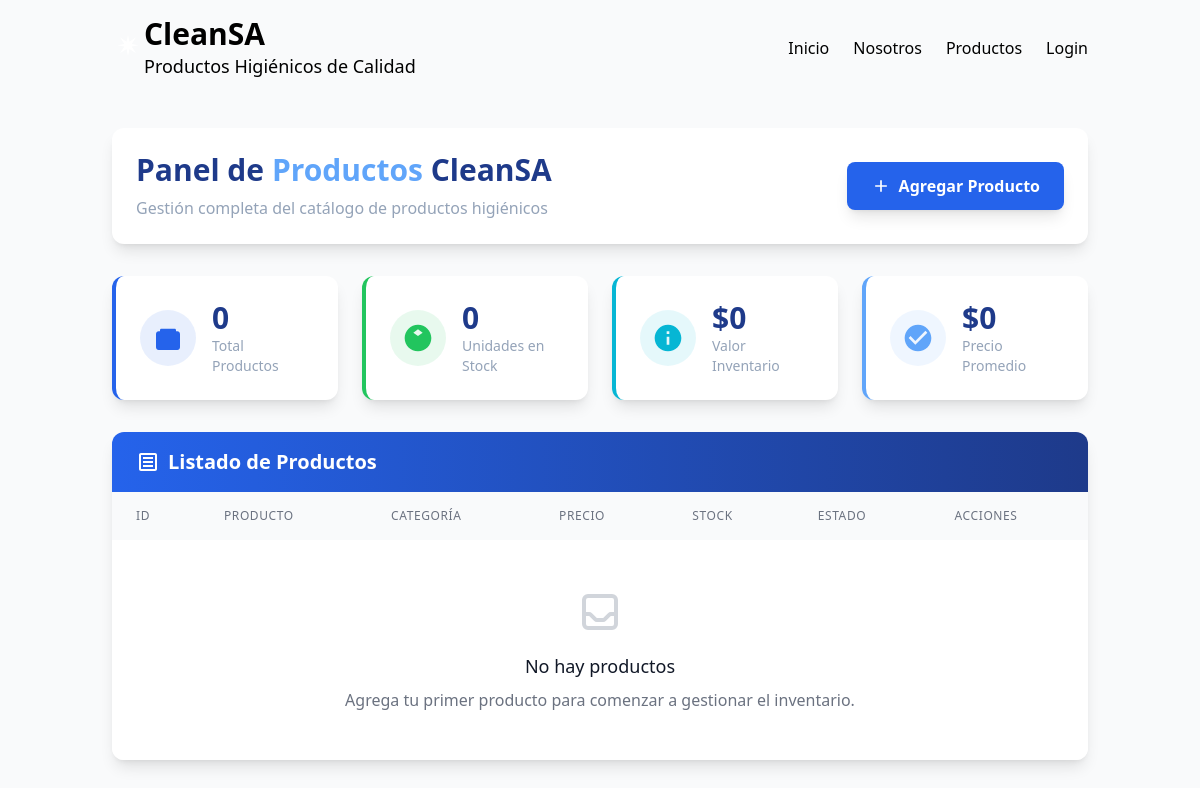
/products/panel, run on an earlier commit of the app's database.
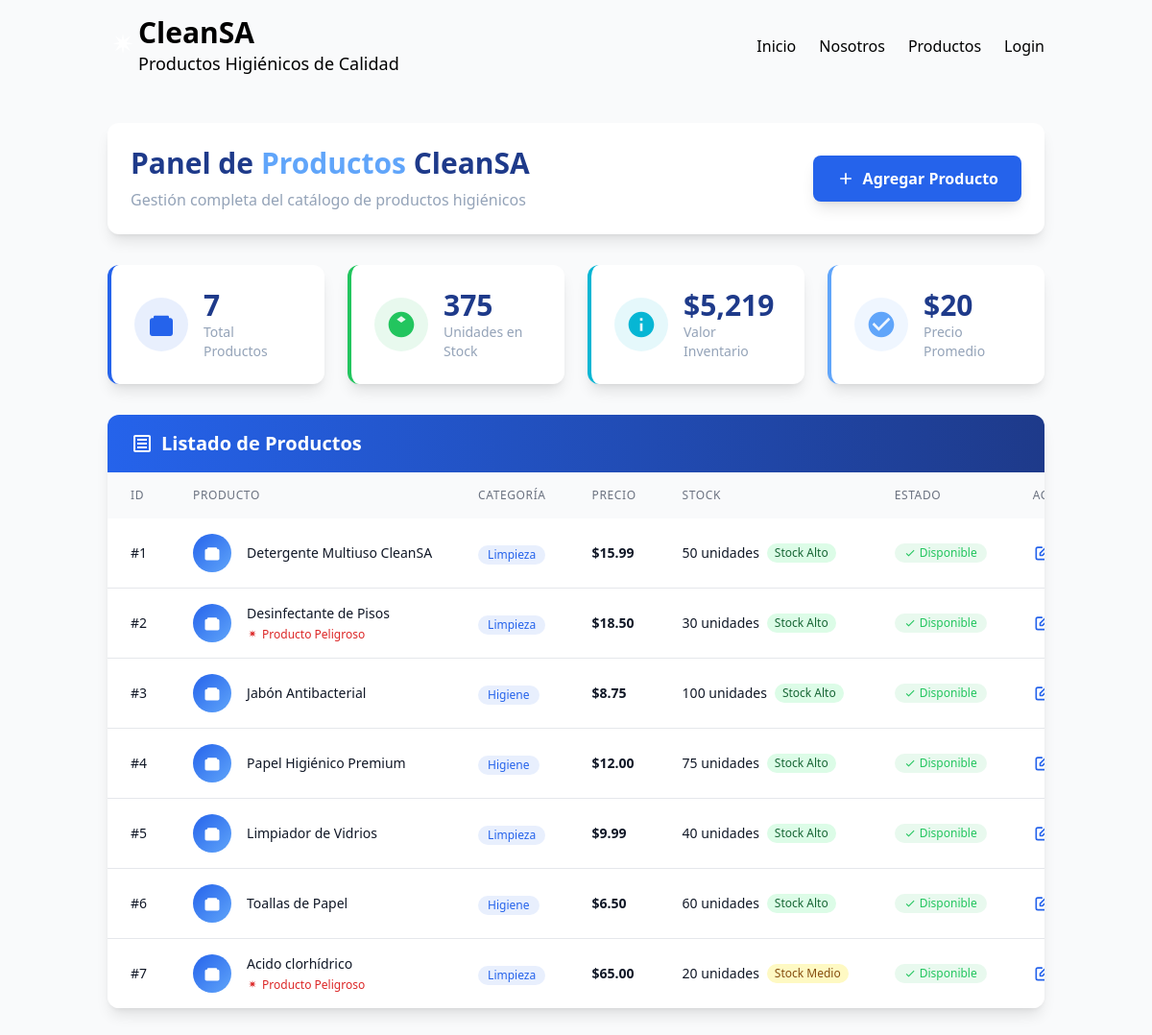
And on a later commit of the database.
### app/models.py (models this page shows)
class Producto (database.Model):
    __tablename__ = 'productos'
    id = database.Column(database.Integer, primary_key=True)
    nombre = database.Column(database.String(100), nullable=False)
    precio = database.Column(database.Float, nullable=False)
    stock = database.Column(database.Integer, nullable=False)
    fk_categoria = database.Column(database.Integer,database.ForeignKey('categorias.id'), nullable=False)
    peligroso = database.Column(database.Boolean, nullable=False)

class Categoria (database.Model):
    __tablename__ = 'categorias'
    id = database.Column(database.Integer, primary_key=True)
    nombre = database.Column(database.String(100), nullable=False)

### app/blueprints/products.py (the view)
@products_bp.route('/panel')
def panel():
    try:
        productos = Producto.query.all()
        categorias_list = Categoria.query.all()
        categorias = {cat.id: cat.nombre for cat in categorias_list}
        total_stock = sum(producto.stock for producto in productos)
        valor_inventario = sum(producto.precio * producto.stock for producto in productos)
        precio_promedio = sum(producto.precio for producto in productos) / len(productos) if productos else 0
        return render_template('panel_productos.html',
                             productos=productos,
                             categorias=categorias,
                             total_stock=total_stock,
                             valor_inventario=valor_inventario,
                             precio_promedio=precio_promedio)
    except Exception as e:
        return render_template('panel_productos.html',
                             productos=[],
                             categorias={},
                             total_stock=0,
                             valor_inventario=0,
                             precio_promedio=0)

### app/templates/panel_productos.html (shortened to what this page needs)
<!DOCTYPE html>
<html lang="es">
<head>
    <script src="https://cdn.tailwindcss.com"></script>
</head>
<body class="bg-smoke-white min-h-screen">
    {% include 'components/nav.html' %}
    <main class="container mx-auto px-6 py-8">
        <div class="bg-white rounded-xl shadow-lg p-6 mb-8">
            <div class="flex flex-col md:flex-row md:items-center md:justify-between">
                <div>
                    <h1 class="text-3xl font-bold text-dark-teal mb-2">Panel de <span class="text-light-blue">Productos</span> CleanSA</h1>
                    <p class="text-soft-gray">Gestión completa del catálogo de productos higiénicos</p>
                </div>
                <div class="mt-4 md:mt-0">
                    <button id="openModalBtn" class="bg-pro-blue hover:bg-dark-teal text-white px-6 py-3 rounded-lg font-semibold transition-colors shadow-lg flex items-center">
                        <svg class="w-5 h-5 mr-2" fill="currentColor" viewBox="0 0 24 24">
                            <path d="M19 13h-6v6h-2v-6H5v-2h6V5h2v6h6v2z"/>
                        </svg>
                        Agregar Producto
                    </button>
                </div>
            </div>
        </div>
        <div class="grid grid-cols-1 md:grid-cols-4 gap-6 mb-8">
            <div class="bg-white rounded-xl shadow-lg p-6 border-l-4 border-pro-blue">
                <div class="flex items-center">
                    <div class="bg-pro-blue bg-opacity-10 rounded-full p-3 mr-4">
                        <svg class="w-8 h-8 text-pro-blue" fill="currentColor" viewBox="0 0 24 24">
                            <path d="M19 7H18V6C18 5.45 17.55 5 17 5H7C6.45 5 6 5.45 6 6V7H5C3.9 7 3 7.9 3 9V19C3 20.1 3.9 21 5 21H19C20.1 21 21 20.1 21 19V9C21 7.9 20.1 7 19 7Z"/>
                        </svg>
                    </div>
                    <div>
                        <p class="text-3xl font-bold text-dark-teal">{{ productos|length }}</p>
                        <p class="text-soft-gray text-sm">Total Productos</p>
                    </div>
                </div>
            </div>
            <div class="bg-white rounded-xl shadow-lg p-6 border-l-4 border-warm-green">
                <div class="flex items-center">
                    <div class="bg-warm-green bg-opacity-10 rounded-full p-3 mr-4">
                        <svg class="w-8 h-8 text-warm-green" fill="currentColor" viewBox="0 0 24 24">
                            <path d="M12 2C6.48 2 2 6.48 2 12s4.48 10 10 10 10-4.48 10-10S17.52 2 12 2zm3.5 6L12 10.5 8.5 8 12 5.5 15.5 8zM12 13.5L8.5 16 12 18.5 15.5 16 12 13.5z"/>
                        </svg>
                    </div>
                    <div>
                        <p class="text-3xl font-bold text-dark-teal">{{ total_stock }}</p>
                        <p class="text-soft-gray text-sm">Unidades en Stock</p>
                    </div>
                </div>
            </div>
            <div class="bg-white rounded-xl shadow-lg p-6 border-l-4 border-light-teal">
                <div class="flex items-center">
                    <div class="bg-light-teal bg-opacity-10 rounded-full p-3 mr-4">
                        <svg class="w-8 h-8 text-light-teal" fill="currentColor" viewBox="0 0 24 24">
                            <path d="M12 2C6.48 2 2 6.48 2 12s4.48 10 10 10 10-4.48 10-10S17.52 2 12 2zm1 15h-2v-6h2v6zm0-8h-2V7h2v2z"/>
                        </svg>
                    </div>
                    <div>
                        <p class="text-3xl font-bold text-dark-teal">${{ "{:,.0f}".format(valor_inventario) }}</p>
                        <p class="text-soft-gray text-sm">Valor Inventario</p>
                    </div>
                </div>
            </div>
            <div class="bg-white rounded-xl shadow-lg p-6 border-l-4 border-light-blue">
                <div class="flex items-center">
                    <div class="bg-light-blue bg-opacity-10 rounded-full p-3 mr-4">
                        <svg class="w-8 h-8 text-light-blue" fill="currentColor" viewBox="0 0 24 24">
                            <path d="M12 2C6.48 2 2 6.48 2 12s4.48 10 10 10 10-4.48 10-10S17.52 2 12 2zm-2 15l-5-5 1.41-1.41L10 14.17l7.59-7.59L19 8l-9 9z"/>
                        </svg>
                    </div>
                    <div>
                        <p class="text-3xl font-bold text-dark-teal">${{ "{:,.0f}".format(precio_promedio) }}</p>
                        <p class="text-soft-gray text-sm">Precio Promedio</p>
                    </div>
                </div>
            </div>
        </div>
        <div class="bg-white rounded-xl shadow-lg overflow-hidden">
            <div class="bg-gradient-to-r from-pro-blue to-dark-teal px-6 py-4">
                <h2 class="text-xl font-bold text-white flex items-center">
                    <svg class="w-6 h-6 mr-2" fill="currentColor" viewBox="0 0 24 24">
                        <path d="M19 3H5C3.9 3 3 3.9 3 5V19C3 20.1 3.9 21 5 21H19C20.1 21 21 20.1 21 19V5C21 3.9 20.1 3 19 3ZM19 19H5V5H19V19Z"/>
                        <path d="M7 7H17V9H7V7ZM7 11H17V13H7V11ZM7 15H17V17H7V15Z"/>
                    </svg>
                    Listado de Productos
                </h2>
            </div>
            <div class="overflow-x-auto">
                <table class="w-full">
                    <thead class="bg-gray-50">
                        <tr>
                            <th class="px-6 py-4 text-left text-xs font-medium text-gray-500 uppercase tracking-wider">ID</th>
                            <th class="px-6 py-4 text-left text-xs font-medium text-gray-500 uppercase tracking-wider">Producto</th>
                            <th class="px-6 py-4 text-left text-xs font-medium text-gray-500 uppercase tracking-wider">Categoría</th>
                            <th class="px-6 py-4 text-left text-xs font-medium text-gray-500 uppercase tracking-wider">Precio</th>
                            <th class="px-6 py-4 text-left text-xs font-medium text-gray-500 uppercase tracking-wider">Stock</th>
                            <th class="px-6 py-4 text-left text-xs font-medium text-gray-500 uppercase tracking-wider">Estado</th>
                            <th class="px-6 py-4 text-left text-xs font-medium text-gray-500 uppercase tracking-wider">Acciones</th>
                        </tr>
                    </thead>
                    <tbody class="bg-white divide-y divide-gray-200">
                        {% if productos %}
                            {% for producto in productos %}
                            <tr class="hover:bg-gray-50 transition-colors duration-200">
                                <td class="px-6 py-4 whitespace-nowrap">
                                    <div class="text-sm font-medium text-gray-900">#{{ producto.id }}</div>
                                </td>
                                <td class="px-6 py-4 whitespace-nowrap">
                                    <div class="flex items-center">
                                        <div class="flex-shrink-0 h-10 w-10">
                                            <div class="h-10 w-10 rounded-full bg-gradient-to-br from-pro-blue to-light-blue flex items-center justify-center">
                                                <svg class="w-5 h-5 text-white" fill="currentColor" viewBox="0 0 24 24">
                                                    <path d="M19 7H18V6C18 5.45 17.55 5 17 5H7C6.45 5 6 5.45 6 6V7H5C3.9 7 3 7.9 3 9V19C3 20.1 3.9 21 5 21H19C20.1 21 21 20.1 21 19V9C21 7.9 20.1 7 19 7Z"/>
                                                </svg>
                                            </div>
                                        </div>
                                        <div class="ml-4">
                                            <div class="text-sm font-medium text-gray-900">{{ producto.nombre }}</div>
                                            {% if producto.peligroso %}
                                                <div class="text-xs text-red-600 flex items-center mt-1">
                                                    <svg class="w-3 h-3 mr-1" fill="currentColor" viewBox="0 0 24 24">
                                                        <path d="M12 2L13.09 7.26L18 4L14.74 9.09L20 10L14.74 10.91L18 16L13.09 12.74L12 18L10.91 12.74L6 16L9.26 10.91L4 10L9.26 9.09L6 4L10.91 7.26L12 2Z"/>
                                                    </svg>
                                                    Producto Peligroso
                                                </div>
                                            {% endif %}
                                        </div>
                                    </div>
                                </td>
                                <td class="px-6 py-4 whitespace-nowrap">
                                    <span class="inline-flex items-center px-2.5 py-0.5 rounded-full text-xs font-medium bg-pro-blue bg-opacity-10 text-pro-blue">
                                        {% if categorias %}
                                            {{ categorias.get(producto.fk_categoria, 'Sin categoría') }}
                                        {% else %}
                                            Categoría {{ producto.fk_categoria }}
                                        {% endif %}
                                    </span>
                                </td>
                                <td class="px-6 py-4 whitespace-nowrap">
                                    <div class="text-sm font-semibold text-gray-900">${{ "{:,.2f}".format(producto.precio) }}</div>
                                </td>
                                <td class="px-6 py-4 whitespace-nowrap">
                                    <div class="flex items-center">
                                        <div class="text-sm font-medium text-gray-900">{{ producto.stock }} unidades</div>
                                        {% if producto.stock < 10 %}
                                            <span class="ml-2 inline-flex items-center px-2 py-0.5 rounded-full text-xs font-medium bg-red-100 text-red-800">
                                                Stock Bajo
                                            </span>
                                        {% elif producto.stock < 30 %}
                                            <span class="ml-2 inline-flex items-center px-2 py-0.5 rounded-full text-xs font-medium bg-yellow-100 text-yellow-800">
                                                Stock Medio
                                            </span>
                                        {% else %}
                                            <span class="ml-2 inline-flex items-center px-2 py-0.5 rounded-full text-xs font-medium bg-green-100 text-green-800">
                                                Stock Alto
                                            </span>
                                        {% endif %}
                                    </div>
                                </td>
                                <td class="px-6 py-4 whitespace-nowrap">
                                    {% if producto.stock > 0 %}
                                        <span class="inline-flex items-center px-2.5 py-0.5 rounded-full text-xs font-medium bg-warm-green bg-opacity-10 text-warm-green">
                                            <svg class="w-3 h-3 mr-1" fill="currentColor" viewBox="0 0 24 24">
                                                <path d="M9 16.17L4.83 12l-1.42 1.41L9 19 21 7l-1.41-1.41z"/>
                                            </svg>
                                            Disponible
                                        </span>
                                    {% endif %}
                                </td>
                                <td class="px-6 py-4 whitespace-nowrap text-sm font-medium">
                                    <div class="flex space-x-2">
                                        <button class="text-pro-blue hover:text-dark-teal transition-colors" title="Editar">
                                            <svg class="w-5 h-5" fill="none" stroke="currentColor" viewBox="0 0 24 24">
                                                <path stroke-linecap="round" stroke-linejoin="round" stroke-width="2" d="M11 5H6a2 2 0 00-2 2v11a2 2 0 002 2h11a2 2 0 002-2v-5m-1.414-9.414a2 2 0 112.828 2.828L11.828 15H9v-2.828l8.586-8.586z"/>
                                            </svg>
                                        </button>
                                    </div>
                                </td>
                            </tr>
                            {% endfor %}
                        {% else %}
                            <tr>
                                <td colspan="8" class="px-6 py-12 text-center">
                                    <div class="text-gray-500">
                                        <h3 class="text-lg font-medium text-gray-900 mb-2">No hay productos</h3>
                                        <p class="text-gray-500">Agrega tu primer producto para comenzar a gestionar el inventario.</p>
                                    </div>
                                </td>
                            </tr>
                        {% endif %}
                    </tbody>
                </table>
            </div>
        </div>
    </main>
</body>
</html>

What changed in the data, as far as the page shows it:
added Producto: id "1", nombre "Detergente Multiuso CleanSA", get "Limpieza", precio "15.99", stock "50", shows "Stock Alto", shows "Disponible"
added Producto: id "2", nombre "Desinfectante de Pisos", peligroso True (drawn), get "Limpieza", precio "18.50", stock "30", shows "Stock Alto", shows "Disponible"
added Producto: id "3", nombre "Jabón Antibacterial", get "Higiene", precio "8.75", stock "100", shows "Stock Alto", shows "Disponible"
added Producto: id "4", nombre "Papel Higiénico Premium", get "Higiene", precio "12.00", stock "75", shows "Stock Alto", shows "Disponible"
added Producto: id "5", nombre "Limpiador de Vidrios", get "Limpieza", precio "9.99", stock "40", shows "Stock Alto", shows "Disponible"
added Producto: id "6", nombre "Toallas de Papel", get "Higiene", precio "6.50", stock "60", shows "Stock Alto", shows "Disponible"
added Producto: id "7", nombre "Acido clorhídrico", peligroso True (drawn), get "Limpieza", precio "65.00", stock "20", shows "Stock Medio", shows "Disponible"
Also different on the page:
{{ productos|length }}: "0" → "7"
{{ total_stock }}: "0" → "375"
{{ "{:,.0f}".format(valor_inventario) }}: "0" → "5,219"
{{ "{:,.0f}".format(precio_promedio) }}: "0" → "20"
text no longer shown: "No hay productos Agrega tu primer producto para comenzar a gestionar el inventario."
